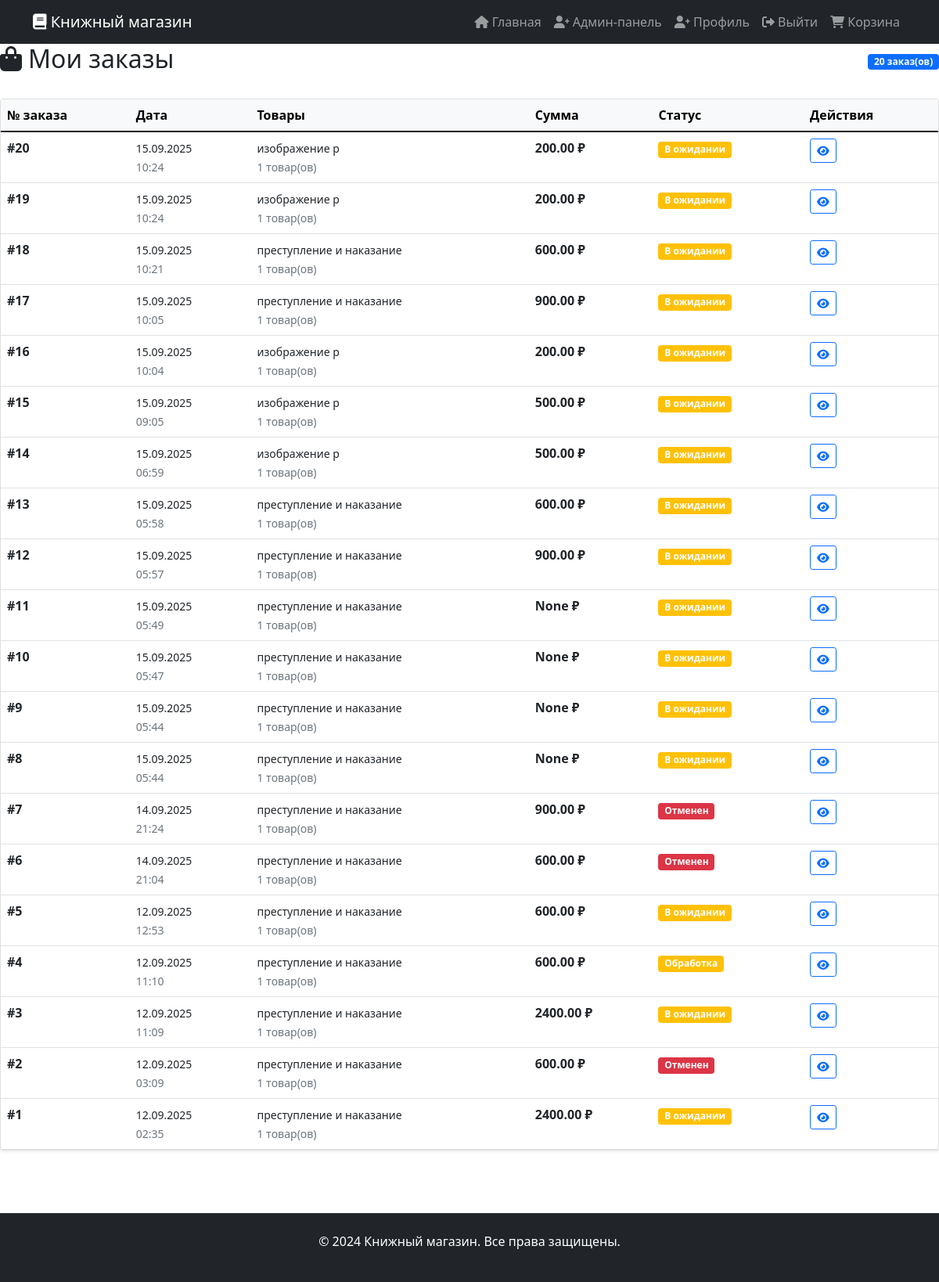
Page /orders/ (signed in) on the committed database.
### catalog/models.py (models this page shows, shortened)
class Order(models.Model):
    STATUS_CHOICES = [
        ('pending', 'В ожидании'),
        ('processing', 'Обработка'),
        ('shipped', 'Отправлен'),
        ('delivered', 'Доставлен'),
        ('cancelled', 'Отменен'),
    ]
    DELIVERY_CHOICES = [
        ('pickup', 'Самовывоз'),
        ('delivery', 'Курьерская доставка'),
    ]
    user = models.ForeignKey(User, related_name='orders', on_delete=models.CASCADE, verbose_name="Покупатель")
    created_at = models.DateTimeField(auto_now_add=True, verbose_name="Дата заказа")
    updated_at = models.DateTimeField(auto_now=True, verbose_name="Дата обновления")
    total_amount = models.DecimalField(max_digits=10, decimal_places=2, validators=[MinValueValidator(0)], verbose_name="Общая сумма", null=True)
    status = models.CharField(max_length=20, choices=STATUS_CHOICES, default='pending', verbose_name="Статус заказа")
    shipping_address = models.TextField(verbose_name="Адрес доставки")
    delivery_method = models.CharField(
        max_length=10,
        choices=DELIVERY_CHOICES,
        default='pickup',
        verbose_name='Способ доставки'
    )
    delivery_cost = models.DecimalField(
        max_digits=10,
        decimal_places=2,
        default=0,
        verbose_name='Стоимость доставки'
    )
    total_price = models.DecimalField(
        max_digits=10,
        decimal_places=2,
        default=0,
        verbose_name='Общая стоимость',
        null=True,
        blank=True
    )
    class Meta:
        verbose_name = "Заказ"
        verbose_name_plural = "Заказы"
        ordering = ['-created_at']

class OrderItem(models.Model):
    order = models.ForeignKey(Order, related_name='items', on_delete=models.CASCADE, verbose_name="Заказ")
    book = models.ForeignKey(Book, related_name='order_items', on_delete=models.CASCADE, verbose_name="Книга")
    quantity = models.PositiveIntegerField(verbose_name="Количество")
    price = models.DecimalField(max_digits=10, decimal_places=2, validators=[MinValueValidator(0)], verbose_name="Цена за единицу") # Цена на момент заказа
    class Meta:
        verbose_name = "Позиция в заказе"
        verbose_name_plural = "Позиции в заказе"
        ordering = ['order', 'book']

class Book(models.Model):
    title = models.CharField(max_length=200, verbose_name="Название")
    slug = models.SlugField(max_length=200, unique=True, verbose_name="URL книги")
    author = models.ForeignKey(Author, related_name='books', on_delete=models.CASCADE, verbose_name="Автор")
    publisher = models.ForeignKey(Publisher, related_name='books', on_delete=models.CASCADE, verbose_name="Издательство")
    categories = models.ManyToManyField(Category, related_name='books', verbose_name="Категории")
    isbn = models.CharField(max_length=13, unique=True, verbose_name="ISBN") # ISBN-13
    description = models.TextField(blank=True, verbose_name="Описание")
    price = models.DecimalField(max_digits=10, decimal_places=2, validators=[MinValueValidator(0)], verbose_name="Цена")
    stock_quantity = models.PositiveIntegerField(verbose_name="Количество на складе")
    created_at = models.DateTimeField(auto_now_add=True, verbose_name="Дата создания записи")
    updated_at = models.DateTimeField(auto_now=True, verbose_name="Дата обновления записи")
    image = models.ImageField(upload_to='images/', help_text="Добавьте изображение обложки", null=True, blank=True)
    class Meta:
        verbose_name = "Книга"
        verbose_name_plural = "Книги"
        ordering = ['title']

### catalog/views.py (the view)
# urls.py: path('orders/', views.order_list, name='order_list'),
@login_required
def order_list(request):
    orders = Order.objects.filter(user=request.user).order_by('-created_at')
    return render(request, 'catalog/order_list.html', {'orders': orders})

### catalog/models.py (called while the page is built)
    def is_admin(self):
        return self.role == 'admin' or self.role == 'admin'

### catalog/templates/catalog/order_list.html (shortened to what this page needs)
{% extends 'base.html' %}
{% block content %}
<div class="row">
    <div class="col-12">
        <div class="d-flex justify-content-between align-items-center mb-4">
            <h2><i class="fas fa-shopping-bag me-2"></i>Мои заказы</h2>
            <span class="badge bg-primary">{{ orders.count }} заказ(ов)</span>
        </div>
        {% if orders %}
        <div class="card shadow-sm">
            <div class="card-body p-0">
                <div class="table-responsive">
                    <table class="table table-hover mb-0">
                        <thead class="table-light">
                            <tr>
                                <th>№ заказа</th>
                                <th>Дата</th>
                                <th>Товары</th>
                                <th>Сумма</th>
                                <th>Статус</th>
                                <th>Действия</th>
                            </tr>
                        </thead>
                        <tbody>
                            {% for order in orders %}
                            <tr>
                                <td>
                                    <strong>#{{ order.id }}</strong>
                                </td>
                                <td>
                                    <small>{{ order.created_at|date:"d.m.Y" }}</small>
                                    <br>
                                    <small class="text-muted">{{ order.created_at|date:"H:i" }}</small>
                                </td>
                                <td>
                                    <small>
                                        {% for item in order.items.all|slice:":2" %}
                                        {{ item.book.title }}{% if not forloop.last %}, {% endif %}
                                        {% endfor %}
                                    </small>
                                    <br>
                                    <small class="text-muted">{{ order.items.count }} товар(ов)</small>
                                </td>
                                <td>
                                    <strong>{{ order.total_amount }} ₽</strong>
                                </td>
                                <td>
                                    <span class="badge bg-{% if order.status == 'delivered' %}success{% elif order.status == 'cancelled' %}danger{% else %}warning{% endif %}">
                                        {{ order.get_status_display }}
                                    </span>
                                </td>
                                <td>
                                    <a href="{% url 'order_detail' order.id %}" class="btn btn-sm btn-outline-primary">
                                        <i class="fas fa-eye"></i>
                                    </a>
                                </td>
                            </tr>
                            {% endfor %}
                        </tbody>
                    </table>
                </div>
            </div>
        </div>
        {% endif %}
    </div>
</div>
{% endblock %}

### catalog/templates/base.html (shortened to what this page needs)
{% load static %}
<!DOCTYPE html>
<html lang="ru">
<head>
    <link href="https://cdn.jsdelivr.net/npm/bootstrap@5.1.3/dist/css/bootstrap.min.css" rel="stylesheet">
    <link href="https://cdnjs.cloudflare.com/ajax/libs/font-awesome/6.0.0/css/all.min.css" rel="stylesheet">
</head>
<body>
    <nav class="navbar navbar-expand-lg navbar-dark bg-dark">
        <div class="container">
            <a class="navbar-brand" href="{% url 'home' %}">
                <i class="fas fa-book"></i> Книжный магазин
            </a>
            <div class="navbar-nav ms-auto">
                <a class="nav-link" href="{% url 'home' %}">
                    <i class="fas fa-home"></i> Главная
                </a>
                {% if user.is_admin %}
                <a class="nav-link" href="{% url 'admin_dashboard' %}">
                    <i class="fas fa-user-plus"></i> Админ-панель
                </a>
                {% endif %}
                {% if user.is_authenticated %}
                <a class="nav-link" href="{% url 'profile' %}">
                    <i class="fas fa-user-plus"></i> Профиль
                </a>
                <a class="nav-link" href="{% url 'logout' %}">
                    <i class="fas fa-sign-out-alt"></i> Выйти
                </a>
                <a class="nav-link" href="{% url 'cart' %}">
                    <i class="fas fa-shopping-cart"></i> Корзина
                </a>
                 {% endif %}
            </div>
        </div>
    </nav>
    <main>
        {% block content %}
        {% endblock %}
    </main>
    <footer class="footer bg-dark text-white mt-5 py-4">
        <div class="container text-center">
            <p>&copy; 2024 Книжный магазин. Все права защищены.</p>
        </div>
    </footer>
</body>
</html>

### catalog/templates/base.html (style rules this page uses)
body { min-height: 100vh; display: flex; flex-direction: column; }
main { flex-grow: 1; }

### rows in the picture
Order: id "20", created_at "15.09.2025", created_at "10:24", items.count "1", total_amount "200.00", status "В ожидании"
OrderItem: book "изображение р"
Order: id "19", created_at "15.09.2025", created_at "10:24", items.count "1", total_amount "200.00", status "В ожидании"
OrderItem: book "изображение р"
Order: id "18", created_at "15.09.2025", created_at "10:21", items.count "1", total_amount "600.00", status "В ожидании"
OrderItem: book "преступление и наказание"
Order: id "17", created_at "15.09.2025", created_at "10:05", items.count "1", total_amount "900.00", status "В ожидании"
OrderItem: book "преступление и наказание"
Order: id "16", created_at "15.09.2025", created_at "10:04", items.count "1", total_amount "200.00", status "В ожидании"
OrderItem: book "изображение р"
Order: id "15", created_at "15.09.2025", created_at "09:05", items.count "1", total_amount "500.00", status "В ожидании"
OrderItem: book "изображение р"
Order: id "14", created_at "15.09.2025", created_at "06:59", items.count "1", total_amount "500.00", status "В ожидании"
OrderItem: book "изображение р"
Order: id "13", created_at "15.09.2025", created_at "05:58", items.count "1", total_amount "600.00", status "В ожидании"
OrderItem: book "преступление и наказание"
Order: id "12", created_at "15.09.2025", created_at "05:57", items.count "1", total_amount "900.00", status "В ожидании"
OrderItem: book "преступление и наказание"
Order: id "11", created_at "15.09.2025", created_at "05:49", items.count "1", total_amount "None", status "В ожидании"
OrderItem: book "преступление и наказание"
Order: id "10", created_at "15.09.2025", created_at "05:47", items.count "1", total_amount "None", status "В ожидании"
OrderItem: book "преступление и наказание"
Order: id "9", created_at "15.09.2025", created_at "05:44", items.count "1", total_amount "None", status "В ожидании"
OrderItem: book "преступление и наказание"
Order: id "8", created_at "15.09.2025", created_at "05:44", items.count "1", total_amount "None", status "В ожидании"
OrderItem: book "преступление и наказание"
Order: id "7", created_at "14.09.2025", created_at "21:24", items.count "1", total_amount "900.00", status "Отменен"
OrderItem: book "преступление и наказание"
Order: id "6", created_at "14.09.2025", created_at "21:04", items.count "1", total_amount "600.00", status "Отменен"
OrderItem: book "преступление и наказание"
Order: id "5", created_at "12.09.2025", created_at "12:53", items.count "1", total_amount "600.00", status "В ожидании"
OrderItem: book "преступление и наказание"
Order: id "4", created_at "12.09.2025", created_at "11:10", items.count "1", total_amount "600.00", status "Обработка"
OrderItem: book "преступление и наказание"
Order: id "3", created_at "12.09.2025", created_at "11:09", items.count "1", total_amount "2400.00", status "В ожидании"
OrderItem: book "преступление и наказание"
Order: id "2", created_at "12.09.2025", created_at "03:09", items.count "1", total_amount "600.00", status "Отменен"
OrderItem: book "преступление и наказание"
Order: id "1", created_at "12.09.2025", created_at "02:35", items.count "1", total_amount "2400.00", status "В ожидании"
OrderItem: book "преступление и наказание"

### other values in the picture
{{ orders.count }} "20"
